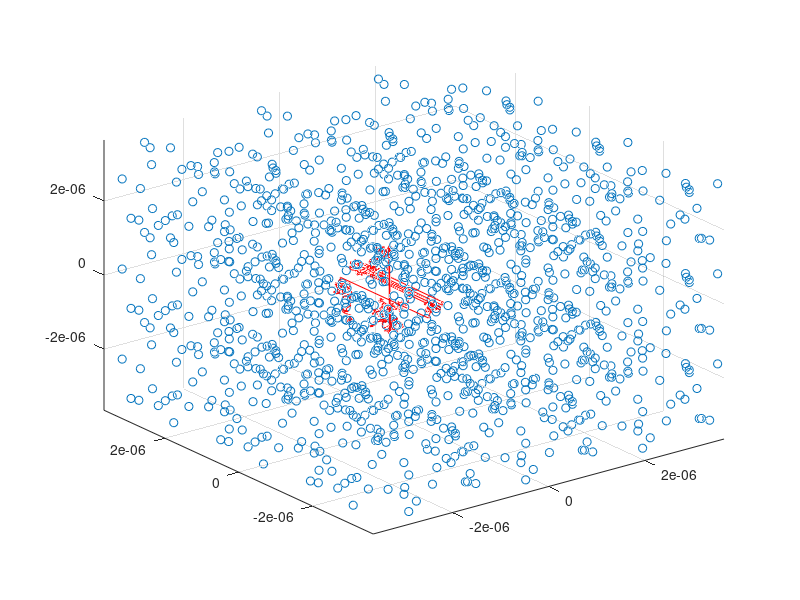

MATLAB code for this plot: (Note: this script raises an error after producing the figure.)
clc
clear

% Physical parameters
diffusion = 4.24*10^(-10); % 3*10^(-9); % m^2/s
B_eq = 0.16; % T
volume_fraction = 3.14*10^(-6); 
echo_time2 = 1*10^(-3); % s
gyro = 2.675*10^8; %rad.s-1.T-1

% Simulation parameters
nAggregate = 50; % per cube 50
nCube = 3*3*3;
nFerritinPA = 1; % per aggregate
nFerritin = nFerritinPA * nAggregate; % per cube
nProton = 1000;
time_step = 1*10^(-6); % s
echo_step = floor((echo_time2/2)/time_step);
N = 1000; % echo_time2/time_step; 500
nGrid = 100; % 200

% Calculated parameters
radius_ferritin = 6*10^(-9); % m
volume_ferritin = (4/3) * pi * (radius_ferritin)^3; % m^3
volume_cube = volume_ferritin * nFerritin / volume_fraction; % m^3
length_cube = nthroot(volume_cube,3); % m
rmsDisplacement = sqrt(6*diffusion*time_step);

% Aggregate parameters
radius_aggregate = radius_ferritin;

% Aggregate distribution
position_aggregate_cube = (rand(nAggregate,3)-1/2).* (length_cube-2*radius_aggregate);
position_ferritin_cube = position_aggregate_cube;
cubes = zeros(3,3,3,3);
cubes(1,:,:,1) = 1; cubes(3,:,:,1) = -1;
cubes(:,1,:,2) = 1; cubes(:,3,:,2) = -1;
cubes(:,:,1,3) = 1; cubes(:,:,3,3) = -1;
cubes = reshape(cubes,nCube,3);
cubes = repmat(cubes,nFerritin,1);

for i = 1:nFerritin
    position_ferritin((i-1)*nCube+1:i*nCube,:) = repmat(position_ferritin_cube(i,:),nCube,1);
end

position_ferritin = position_ferritin + cubes .* length_cube;

scatter3(position_ferritin(:,1),position_ferritin(:,2),position_ferritin(:,3),'b.');
axis([-length_cube*3/2 length_cube*3/2 -length_cube*3/2 length_cube*3/2 -length_cube*3/2 length_cube*3/2]);

% Random proton intial position
position_proton = zeros(3,N+1);
distance_ferritin = zeros(nFerritin*27,N+1);

position_proton(:,1) = [0 0 0];
distance_ferritin(:,1) = 1;
% while distance_ferritin(:,1) < radius_ferritin % not penetrating
%     position_proton(:,1) = (rand(3,1)-1/2).* length_cube;
%     distance_ferritin(:,1) = sqrt((position_proton(1,1) - position_ferritin(:,1)).^2+...
%             (position_proton(2,1) - position_ferritin(:,2)).^2+...
%             (position_proton(3,1) - position_ferritin(:,3)).^2);
% end

% Random Walk
random_step = zeros(3,N);

for n = 2:N+1
    while distance_ferritin(:,n) < radius_ferritin % not penetrating
        theta = rand * 2 * pi;
        phi = rand * pi;
        r = rmsDisplacement;
        random_step(1,n-1) = r.*sin(theta).*cos(phi);
        random_step(2,n-1) = r.*sin(theta).*sin(phi);
        random_step(3,n-1) = r.*cos(theta);
        position_proton(:,n) = position_proton(:,n-1) + random_step(:,n-1);
        
        % Periodic Boundary Conditions
        if position_proton(1,n) < - length_cube / 2
            position_proton(1,n) = position_proton(1,n) + length_cube;
        elseif position_proton(1,n) >  length_cube / 2
            position_proton(1,n) = position_proton(1,n) - length_cube;
        end
        
        if position_proton(2,n) < - length_cube / 2
            position_proton(2,n) = position_proton(2,n) + length_cube;
        elseif position_proton(2,n) >  length_cube / 2
            position_proton(2,n) = position_proton(2,n) - length_cube;
        end
        
        if position_proton(3,n) < - length_cube / 2
            position_proton(3,n) = position_proton(3,n) + length_cube;
        elseif position_proton(3,n) >  length_cube / 2
            position_proton(3,n) = position_proton(3,n) - length_cube;
        end
        
        distance_ferritin(:,n) = sqrt((position_proton(1,n)-position_ferritin(:,1)).^2+...
                (position_proton(2,n)-position_ferritin(:,2)).^2+...
                (position_proton(3,n)-position_ferritin(:,3)).^2);
    end
end

hold on
plot3(position_proton(1,:),position_proton(2,:),position_proton(3,:),'r-')
hold off

% Calculate grid magnetic field

grid_magfield = grid_magnetic(nGrid, B_eq, radius_ferritin, length_cube, position_ferritin);
grid_magfield_peripheral = grid_magfield - grid_magnetic(nGrid, B_eq, radius_ferritin, length_cube, position_ferritin_cube);

% Calculate proton magnetic field
is_near_ferritin = isNearFerritin(position_proton, position_ferritin_cube, length_cube, N, nFerritin);
magfield = zeros(N+1,1);
for n = 1:N+1
    if is_near_ferritin(n) == 0
        magfield(n,1) = trilinearField( nGrid, grid_magfield, position_proton(:,n), length_cube );
    else
        magfield(n,1) = trilinearField( nGrid, grid_magfield_peripheral, position_proton(:,n), length_cube ) + ...
            localField( position_proton(:,n), B_eq, radius_ferritin, position_ferritin_cube );
    end
end

% Calculate dephasing
delPhi = gyro * magfield * time_step;
phase = sum(delPhi(1:echo_step)) - sum(delPhi((echo_step+1):(2*echo_step)));

% Calculate signal
signal(1) = 1;
signal(2) = signal(1) * cos(phase);
